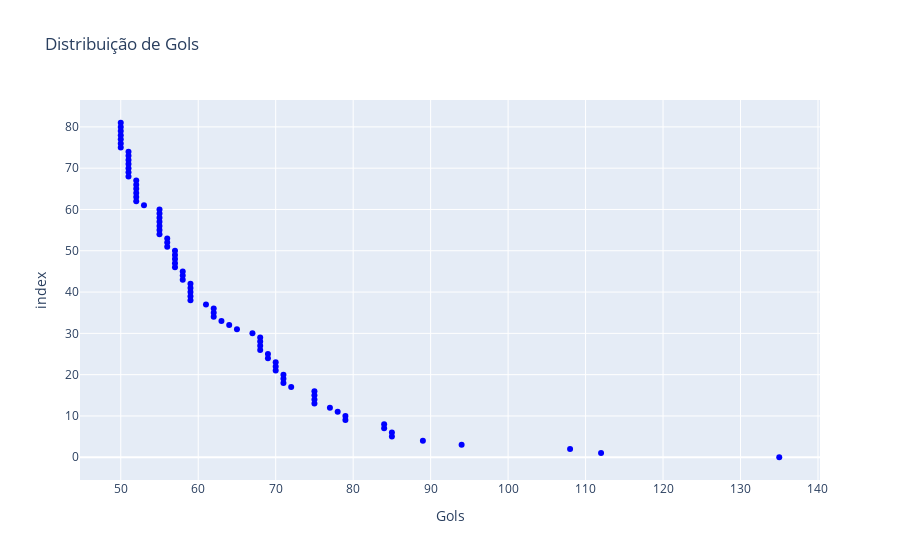

This figure's notebook cell:
### Code cell
fig=px.scatter(dados,dados["Gols"],title="Distribuição de Gols",color_discrete_sequence=px.colors.sequential.Bluered)
fig.show()

### Figure 1 — Plotly figure (JSON) as saved in the notebook; plotly's stock layout.template omitted (floating-point values rounded to 4 significant figures)
{"data": [{"hovertemplate": "Gols=%{x}<br>index=%{y}<extra></extra>", "legendgroup": "", "marker": {"color": "rgb(0,0,255)", "symbol": "circle"}, "mode": "markers", "name": "", "orientation": "h", "showlegend": false, "type": "scatter", "x": [135, 112, 108, 94, 89, 85, 85, 84, 84, 79, 79, 78, 77, 75, 75, 75, 75, 72, 71, 71, 71, 70, 70, 70, 69, 69, 68, 68, 68, 68, 67, 65, 64, 63, 62, 62, 62, 61, 59, 59, 59, 59, 59, 58, 58, 58, 57, 57, 57, 57, 57, 56, 56, 56, 55, 55, 55, 55, 55, 55, 55, 53, 52, 52, 52, 52, 52, 52, 51, 51, 51, 51, 51, 51, 51, 50, 50, 50, 50, 50, 50, 50], "xaxis": "x", "y": [0, 1, 2, 3, 4, 5, 6, 7, 8, 9, 10, 11, 12, 13, 14, 15, 16, 17, 18, 19, 20, 21, 22, 23, 24, 25, 26, 27, 28, 29, 30, 31, 32, 33, 34, 35, 36, 37, 38, 39, 40, 41, 42, 43, 44, 45, 46, 47, 48, 49, 50, 51, 52, 53, 54, 55, 56, 57, 58, 59, 60, 61, 62, 63, 64, 65, 66, 67, 68, 69, 70, 71, 72, 73, 74, 75, 76, 77, 78, 79, 80, 81], "yaxis": "y"}], "layout": {"legend": {"tracegroupgap": 0}, "title": {"text": "Distribuição de Gols"}, "xaxis": {"anchor": "y", "domain": [0, 1], "title": {"text": "Gols"}}, "yaxis": {"anchor": "x", "domain": [0, 1], "title": {"text": "index"}}}}
